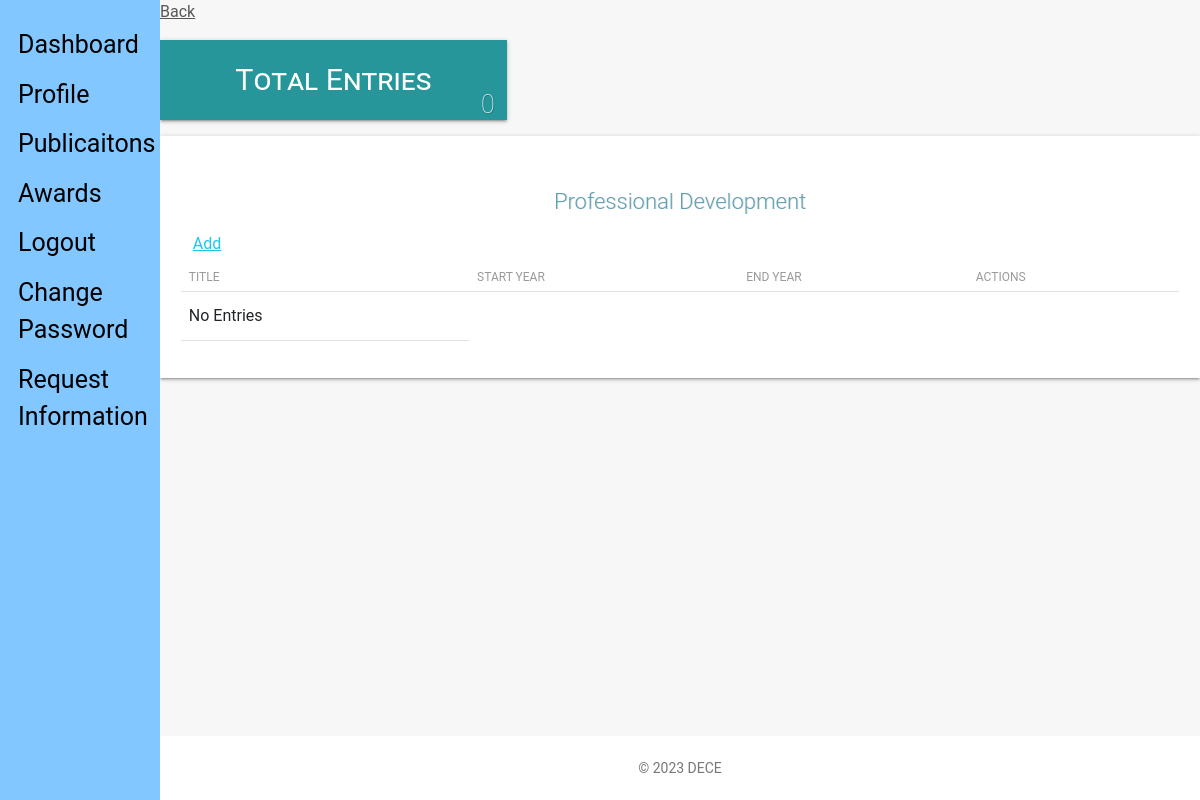
The page /staff_view/development/ (signed in) on the database as committed earlier.
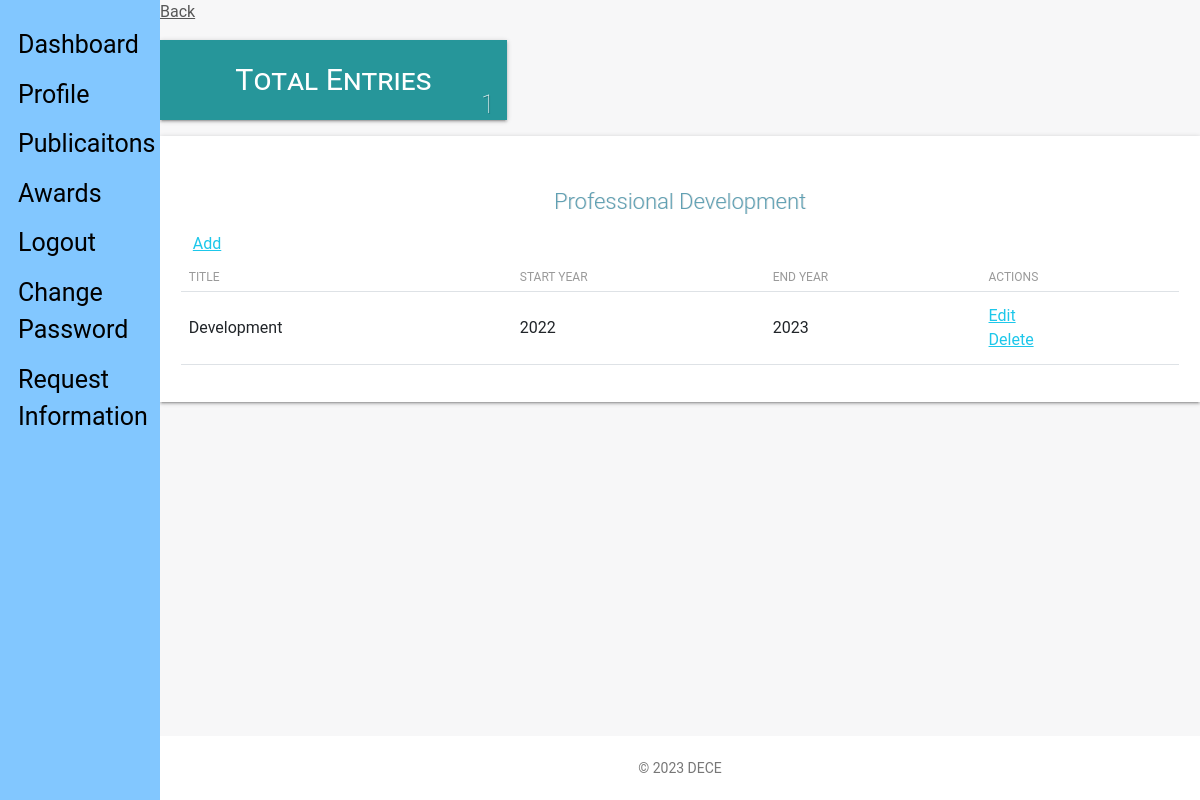
The same page on the database as committed later.
### staff_app/models.py (models this page shows, shortened)
class Development(models.Model):
    user = models.ForeignKey(CustomUser, on_delete=models.CASCADE, default=1)
    title = models.CharField(max_length=100, verbose_name=_(
        'Title'), null=True, blank=False)
    year_start = models.IntegerField(verbose_name=_('Start Year'), null=True, validators=[
        MinValueValidator(1900), max_value_current_year])
    year_end = models.IntegerField(verbose_name=_('End Year'), null=True, validators=[
        MinValueValidator(1900), max_value_current_year])
    updated = models.DateTimeField(auto_now=True, auto_now_add=False)
    created = models.DateTimeField(auto_now=False, auto_now_add=True)
    class Meta:
        verbose_name = _('Development')
        verbose_name_plural = _('Development')
        ordering = ['-created']

### staff_app/views.py (the view)
# urls.py: path('development/', views.development_view, name="development"),
def development_view(request):
    if not request.user.is_authenticated:
        return redirect('hris:home')
    development = Development.objects.filter(user_id=request.user.id)
    context = {
        "object": development
    }
    return render(request, "staff/staff_development.html", context)

### templates/staff/staff_development.html (shortened to what this page needs)
{% extends 'base.html' %}
{% load static %}
{% load humanize %}
{% block content %}
<link type="text/CSS" href="{% static 'css/light-bootstrap-dashboard.css' %}" rel="stylesheet"/>
<section class="row">
    <section class="col col-lg-12">
        <span><a href="{{request.META.HTTP_REFERER|escape}}" style="color:#565656;">Back</a></span>
    </section>
</section>
    <section class="row margin-bottom">
        <div class="container-fluid">
        <section class="col-lg-4 col-md-4 col-sm-12">
            <div class="employee-box sec-box">
                <a href="">
                <span>Total Entries</span>
                </a>
                {% if object %}
                    <span class="count-object">{{ object.count }}</span>
                {% else %}
                    <span class="count-object">0</span>
                {% endif %}
            </div>
        </section>
    </section>
    <div class="table-responsive table-shadow">
        <div class="text-center table-description">
            <h4 class="title-h3" style="color: #60a0b3 !important;
            text-shadow: 1px 0px rgba(0,0,0,0.11)"> Professional Development</h4>
        </div>
        <div class="container-fluid">
            <div class="row">
                 <div class="download-print-action">
                    <a href="{% url 'staff:development-add' %}">Add</a>
                </div>
            </div>
        </div>
        <table class="table">
            <thead>
                <tr>
                  <th scope="col">Title</th>
                  <th scope="col">Start Year</th>
                  <th scope="col">End Year</th>
                  <th scope="col">Actions</th>
                </tr>
            </thead>
            <tbody>
                {% if not object %}
                    <tr>
                    <td>No Entries</td>
                    </tr>
                {% else %}
                    {% for obj in object %}
                    <tr>
                        <td>{{obj.title}}</td>
                        <td>{{obj.year_start}}</td>
                        <td>{{obj.year_end}}</td>
                        <td><a href="{% url 'staff:development-edit' obj.id %}">Edit</a><br>
                            <a href="{% url 'staff:development-delete' obj.id %}">Delete</a>
                        </td>
                    </tr>
                    {% endfor %}
                {% endif %}
            </tbody>
        </table>
    </div>
{% endblock content %}

Rows that differ between the two databases and show on the page:
added Development: title "Development", year_start "2022", year_end "2023"
Other text that changed with them:
{{ object.count }}: (not shown) → "1"
text no longer shown: "0 No Entries"
